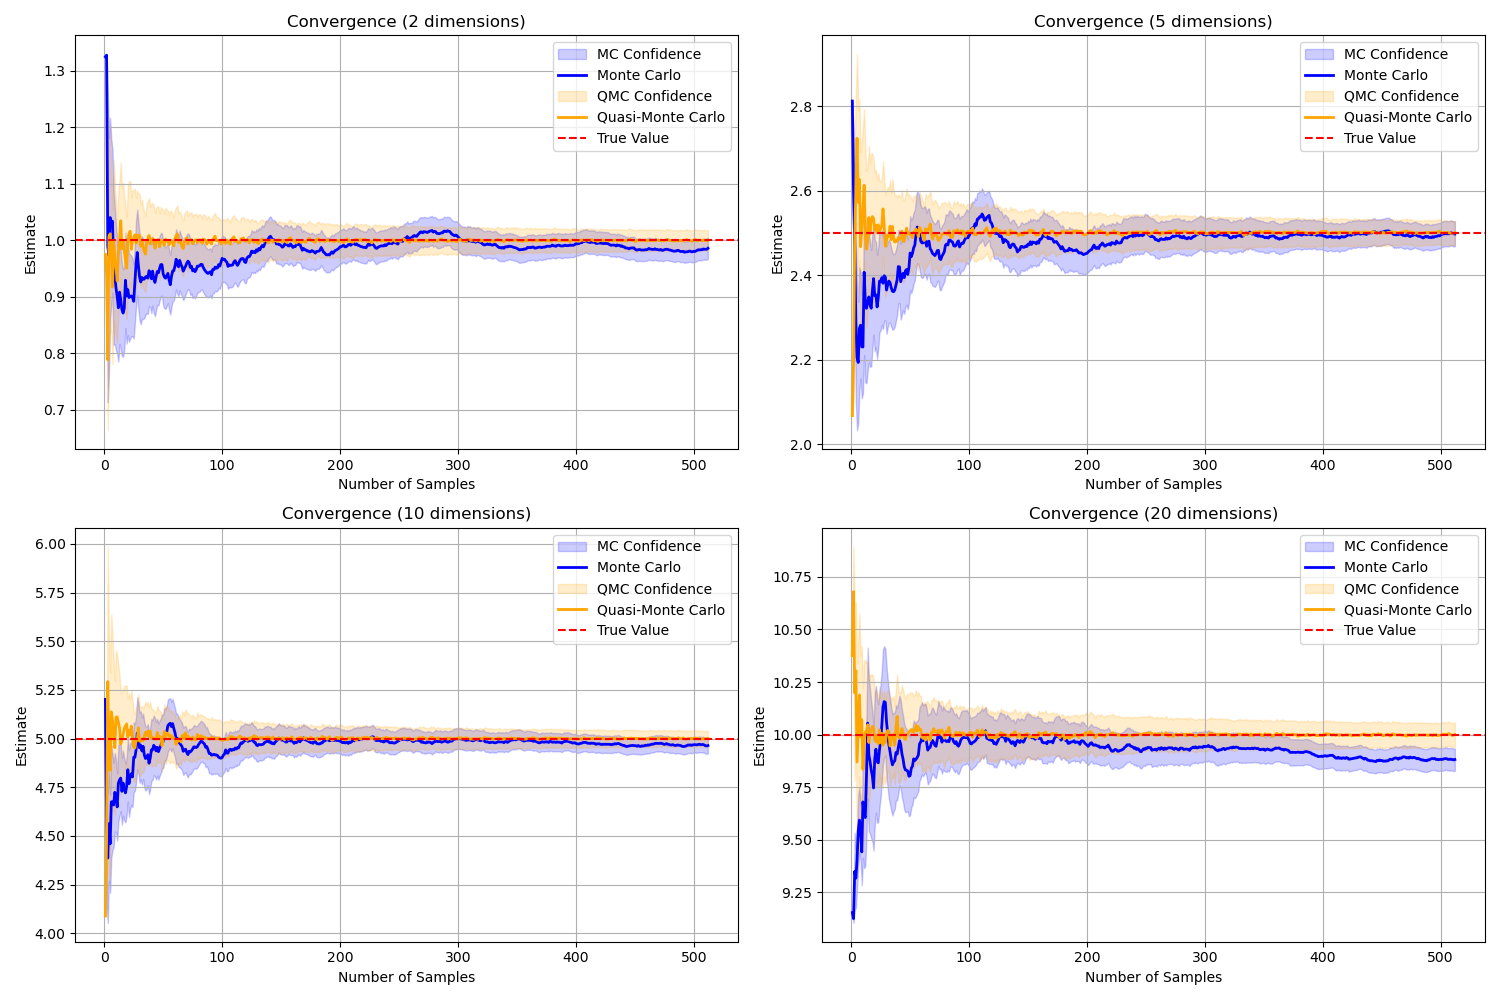

This chart was generated by the following Python code:
import numpy as np
from distributions.implementations import UniformCube
from samplers.implementations import UnitCubeSampler, SobolSampler
from main import run_sampling_experiment
import matplotlib.pyplot as plt

def l1_norm(x: np.ndarray) -> float:
    return np.sum(x)

def run_comparison(n_dimensions: int, n_samples: int):
    # Setup distribution
    dist = UniformCube(n_dimensions)
    
    # Run MC experiment
    mc_sampler = UnitCubeSampler()
    mc_results = run_sampling_experiment(
        distribution=dist,
        target_function=l1_norm,
        sampler=mc_sampler,
        n_samples=n_samples,
        n_dimensions=n_dimensions
    )
    
    # Run QMC experiment
    qmc_sampler = SobolSampler(scramble=True)
    qmc_results = run_sampling_experiment(
        distribution=dist,
        target_function=l1_norm,
        sampler=qmc_sampler,
        n_samples=n_samples,
        n_dimensions=n_dimensions
    )
    
    # Print results
    true_expectation = n_dimensions / 2
    print(f"\nResults for {n_dimensions} dimensions:")
    print(f"Number of samples: {n_samples}")
    print(f"True expectation: {true_expectation:.6f}")
    print(f"MC  estimate: {mc_results['expectation']:.6f}")
    print(f"QMC estimate: {qmc_results['expectation']:.6f}")
    print(f"MC  variance: {mc_results['variance']:.6f}")
    print(f"QMC variance: {qmc_results['variance']:.6f}")
    
    return mc_results, qmc_results

# Run experiments for different dimensions
dimensions = [2, 5, 10, 20]
n_samples = 2**9  # Using power of 2 for Sobol sequences

plt.figure(figsize=(15, 10))

for i, dim in enumerate(dimensions, 1):
    mc_results, qmc_results = run_comparison(dim, n_samples)
    
    plt.subplot(2, 2, i)
    
    # Plot convergence for MC
    mc_data = mc_results['convergence_data']
    mc_stderr = np.sqrt(mc_data.running_variances / mc_data.sample_indices)
    
    plt.fill_between(
        mc_data.sample_indices,
        mc_data.running_means - mc_stderr,
        mc_data.running_means + mc_stderr,
        alpha=0.2,
        color='blue',
        label='MC Confidence'
    )
    
    plt.plot(mc_data.sample_indices, mc_data.running_means,
             color='blue', linewidth=2, label='Monte Carlo')
    
    # Plot convergence for QMC
    qmc_data = qmc_results['convergence_data']
    qmc_stderr = np.sqrt(qmc_data.running_variances / qmc_data.sample_indices)
    
    plt.fill_between(
        qmc_data.sample_indices,
        qmc_data.running_means - qmc_stderr,
        qmc_data.running_means + qmc_stderr,
        alpha=0.2,
        color='orange',
        label='QMC Confidence'
    )
    
    plt.plot(qmc_data.sample_indices, qmc_data.running_means,
             color='orange', linewidth=2, label='Quasi-Monte Carlo')
    
    plt.axhline(y=dim/2, color='r', linestyle='--', label='True Value')
    plt.xlabel('Number of Samples')
    plt.ylabel('Estimate')
    plt.title(f'Convergence ({dim} dimensions)')
    plt.grid(True)
    plt.legend()

plt.tight_layout()
plt.show()
plt.savefig('examples/quasi-monte-carlo-exp/qmc_comparison.png')
# Visualize 2D point sets for comparison
if 2 in dimensions:
    n_vis_samples = 1000
    
    # Generate 2D samples
    dist = UniformCube(2)
    
    mc_sampler = UnitCubeSampler()
    mc_sampler.setup(dist, 2)
    mc_points = mc_sampler.generate_samples(n_vis_samples)
    
    qmc_sampler = SobolSampler(scramble=True)
    qmc_sampler.setup(dist, 2)
    qmc_points = qmc_sampler.generate_samples(n_vis_samples)
    
    # Plot points
    plt.figure(figsize=(12, 5))
    
    plt.subplot(121)
    plt.scatter(mc_points[:, 0], mc_points[:, 1], alpha=0.5, s=10)
    plt.title('Monte Carlo Samples')
    plt.xlabel('x₁')
    plt.ylabel('x₂')
    plt.grid(True)
    
    plt.subplot(122)
    plt.scatter(qmc_points[:, 0], qmc_points[:, 1], alpha=0.5, s=10)
    plt.title('Quasi-Monte Carlo (Sobol) Samples')
    plt.xlabel('x₁')
    plt.ylabel('x₂')
    plt.grid(True)
    
    plt.tight_layout()
    plt.show() 
plt.savefig('examples/quasi-monte-carlo-exp/qmc_comparison_2d.png')